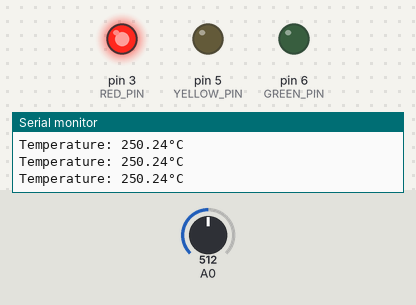
Simulated run of this sketch. Board: Arduino Leonardo, built with avr-gcc and run on an emulated ATmega32U4. Shown: output pins drawn as LEDs (lit = HIGH), the last lines printed to the serial monitor. Inputs (shaded band) come from the test bench; at power-on: A0 = 512.

Above: at 1.3 s.
1.4 s: A0 set to 62
2.9 s: A0 set to 52
At 3.7 s:
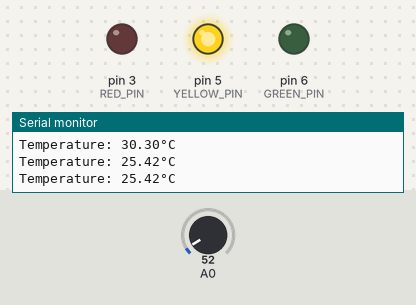
4.5 s: A0 set to 17
At 5.0 s:
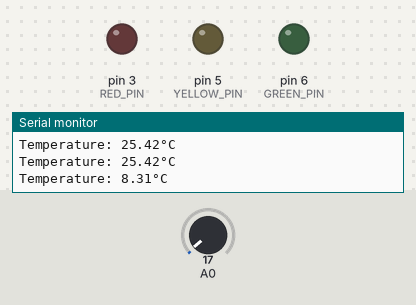
6.0 s: A0 set to 122
At 7.2 s:
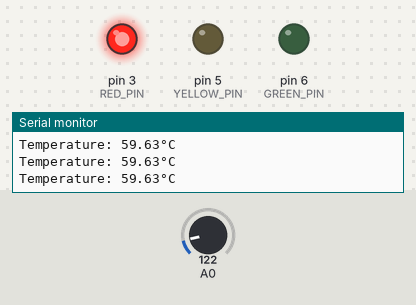
7.5 s: A0 set to 15
At 8.7 s:
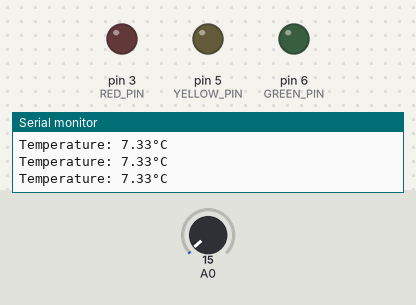
Timing chart, 0 to 10.0 s (numbered marks = the images above; inputs shaded):
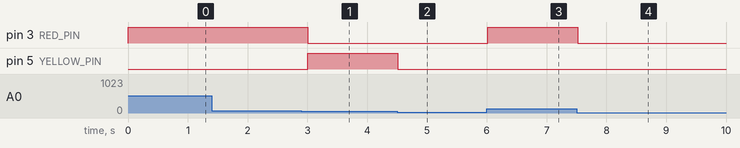

Measured:
- the behaviour switches between 56 and 55 on A0 (found by bisection; images 0 and 1)
- after the input at 2.9 s, pin 3 (RED_PIN): HIGH → LOW after 0.11 s; pin 5 (YELLOW_PIN): LOW → HIGH after 0.11 s
- after the input at 4.5 s, pin 5 (YELLOW_PIN): HIGH → LOW at once
- after the input at 6.0 s, pin 3 (RED_PIN): LOW → HIGH at once
- after the input at 7.5 s, pin 3 (RED_PIN): HIGH → LOW at once

The sketch:

Ex10TempAndLED.ino
```cpp
#include <Keyboard.h>


#define RED_PIN 3
#define YELLOW_PIN 5
#define GREEN_PIN 6


void setup() {
  // put your setup code here, to run once:
  Serial.begin(9600);
  pinMode(RED_PIN, OUTPUT);
  pinMode(YELLOW_PIN, OUTPUT);
  pinMode(GREEN_PIN, OUTPUT);
  pinMode(A0, INPUT);
}

void loop() {
  // put your main code here, to run repeatedly:
  int sensorValue = analogRead(A0);

  float voltage = sensorValue * (5000.0 / 1023.0);

  float temperature = (voltage / 10);

  Serial.print("Temperature: ");
  Serial.print(temperature);
  char x = 176;
  //Serial.print(x);
 // Serial.print(char(176));
  Serial.write(0xC2);
  Serial.write(0xB0);
  Serial.println("C");

  if (temperature > 27) {
    digitalWrite(RED_PIN, HIGH);
    digitalWrite(YELLOW_PIN, LOW);
    digitalWrite(GREEN_PIN, LOW);
  } else if (temperature > 25) {
    digitalWrite(RED_PIN, LOW);
    digitalWrite(YELLOW_PIN, HIGH);
    digitalWrite(GREEN_PIN, LOW);
  } else if (temperature > 20) {
    digitalWrite(RED_PIN, LOW);
    digitalWrite(YELLOW_PIN, LOW);
    digitalWrite(GREEN_PIN, HIGH);
  } else {
    digitalWrite(RED_PIN, LOW);
    digitalWrite(YELLOW_PIN, LOW);
    digitalWrite(GREEN_PIN, LOW);
  }
  delay(500);
}
```
